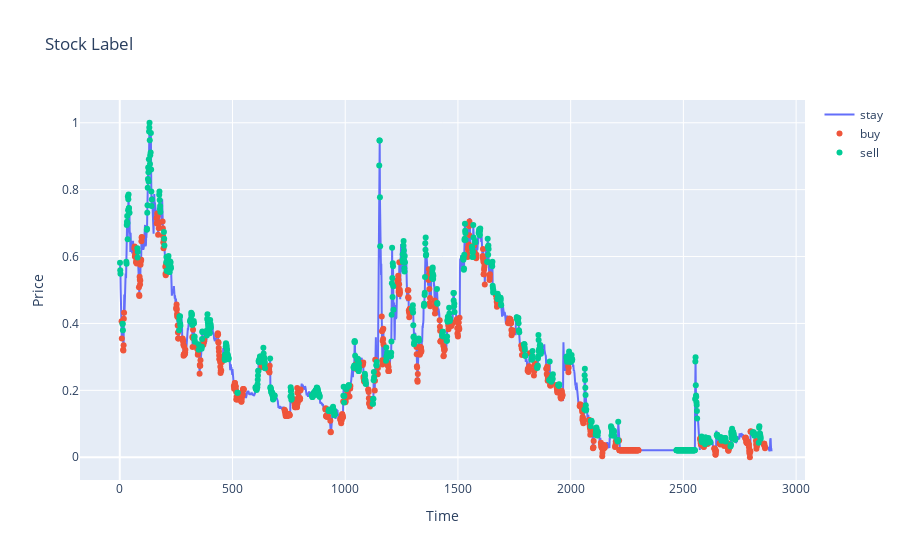

Source (notebook cell):
### Code cell
# TREND값이 너무 discrete하여 모델이 정확하게 예측하는데 어려움이 있을 수 있음.

import plotly.graph_objects as go
import plotly.express as px
fig = go.Figure()
fig.add_trace(go.Line(x=total_df.index, y=total_df["MKTCAP"], name="stay"))
fig.add_trace(go.Scatter(x=total_df[total_df["TREND"]<0].index, y=total_df[total_df["TREND"]<0]["MKTCAP"], name="buy", mode="markers"))
fig.add_trace(go.Scatter(x=total_df[total_df["TREND"]>0].index, y=total_df[total_df["TREND"]>0]["MKTCAP"], name="sell", mode="markers"))
fig.update_layout(
    title='Stock Label',
    xaxis=dict(title='Time'),
    yaxis=dict(title='Price')
)

### Figure 1 — Plotly figure (JSON) as saved in the notebook; plotly's stock layout.template omitted (floating-point values rounded to 4 significant figures; data arrays with more than 128 entries replaced by an {"elided": "..."} marker saying what was removed)
{"data": [{"name": "stay", "type": "scatter", "x": {"elided": "2892 int values"}, "y": {"elided": "2892 float values"}}, {"mode": "markers", "name": "buy", "type": "scatter", "x": {"elided": "731 int values"}, "y": {"elided": "731 float values"}}, {"mode": "markers", "name": "sell", "type": "scatter", "x": {"elided": "752 int values"}, "y": {"elided": "752 float values"}}], "layout": {"title": {"text": "Stock Label"}, "xaxis": {"title": {"text": "Time"}}, "yaxis": {"title": {"text": "Price"}}}}
